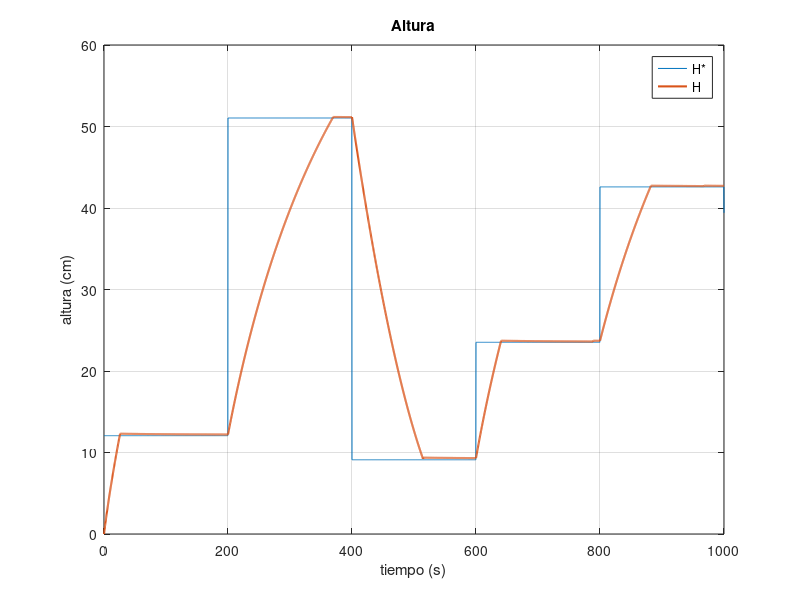
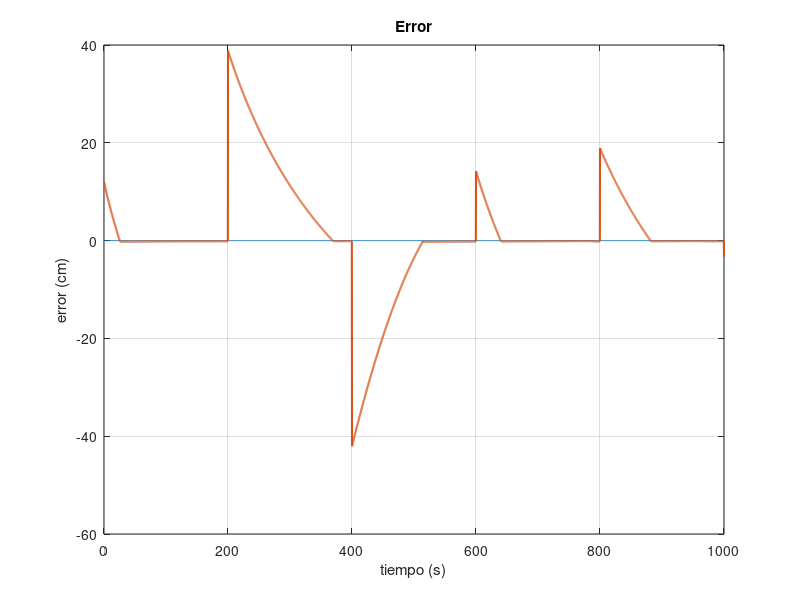
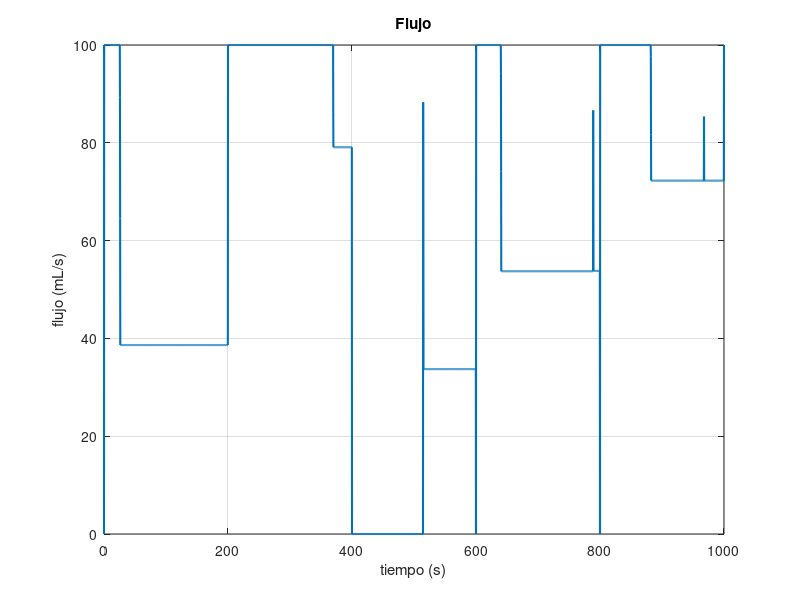

These charts were generated, in order, by the following MATLAB code:

clear all;

load("altura.mat");
load("error.mat");
load("flujo.mat");

figure(1)
plot(altura(1,:), altura(2,:)*100, altura(1,:), altura(3,:)*100, 'linewidth', 1.5);
grid on;
xlabel('tiempo (s)');
ylabel('altura (cm)');
legend('H*', 'H');
title('Altura');

figure(2)
plot(error(1,:), zeros(size(error(1,:))), error(1,:), error(2,:)*100, 'linewidth', 1.5);
grid on;
xlabel('tiempo (s)');
ylabel('error (cm)');
title('Error');

figure(3)
plot(flujo(1,:), flujo(2,:)*1000, 'linewidth',1.5);
grid on;
xlabel('tiempo (s)');
ylabel('flujo (mL/s)');
title('Flujo');
